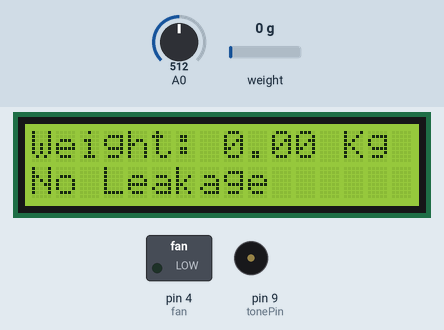
This sketch was run on a simulated Arduino Uno, built with avr-gcc and run on an emulated ATmega328P. On the bench: 16×2 character LCD, switched loads named in the sketch (green lamp = pin HIGH), buzzer (waves = sounding). Inputs (shaded band) come from the test bench; at power-on: A0 = 512, weight on the scale 0 g.

Above: at 4.1 s.
4.2 s: A0 set to 686
At 5.8 s:
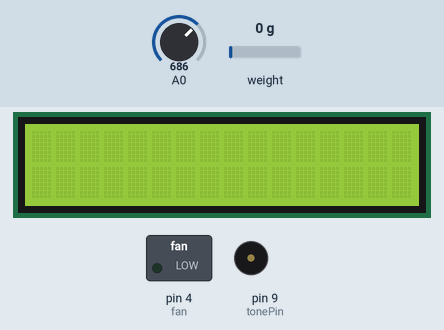
7.8 s: A0 set to 718
At 9.0 s:
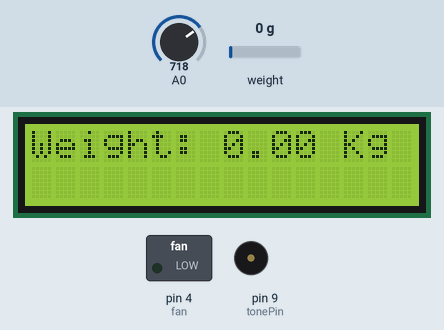
At 12.9 s:
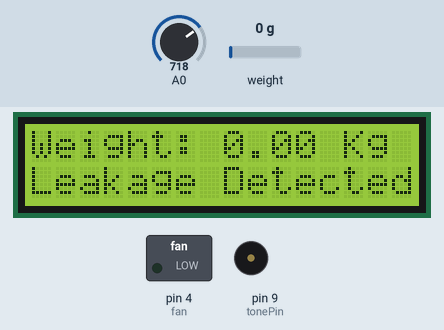
Timing chart, 0 to 20.8 s (numbered marks = the images above; inputs shaded):
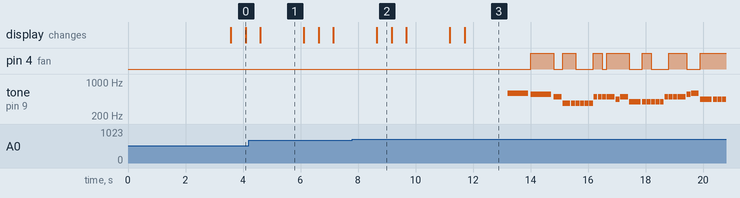

Measured:
- the behaviour switches between 700 and 701 on A0 (found by bisection; images 1 and 2)
- after the input at 7.8 s, pin 4 (fan): LOW → HIGH after 6.2 s, → LOW 0.80 s later, → HIGH 0.31 s later, → LOW 0.46 s later, … (13 changes in this stretch); tone on pin 9 (tonePin): plays 587 Hz for 0.71 s, 554 Hz for 0.71 s, 493 Hz for 0.27 s, 369 Hz for 0.27 s, 369 Hz for 0.13 s, 369 Hz for 0.13 s … (31 notes in this stretch), starting after 5.4 s
- what the display in image 1 shows lasts 1.5 s, from 4.6 s to 6.1 s
- what the display in image 2 shows lasts 0.5 s, from 8.7 s to 9.2 s

The sketch:

main_code.ino
```cpp
#include <Wire.h> // Library for I2C communication
#include <LiquidCrystal_I2C.h> // Library for LCD
#include <SoftwareSerial.h>
SoftwareSerial toESP(0, 1); //Rx, Tx


#include "HX711.h"
#define DOUT  3
#define CLK  2
HX711 scale(DOUT, CLK);

float weight;
float calibration_factor = 129640; // for me this value works just perfect 419640 129640
int tonePin = 9;
int fan=4;
// Wiring: SDA pin is connected to A4 and SCL pin to A5.
// Connect to LCD via I2C, default address 0x27 (A0-A2 not jumpered)
LiquidCrystal_I2C lcd = LiquidCrystal_I2C(0x27, 16, 2); // Change to (0x27,16,2) for 16x2 LCD.

void setup() {
    //MOTOR DECLARATION

  pinMode(fan,OUTPUT);
   // initialize  communication at 9600 bits per second:
   toESP.begin(9600);

  // Initiate the LCD:
  lcd.init();
  lcd.backlight();


  scale.set_scale();
  scale.tare(); //Reset the scale to 0
  long zero_factor = scale.read_average(); //Get a baseline reading

}

void loop() {

  scale.set_scale(calibration_factor); //Adjust to this calibration factor

  weight = scale.get_units(5);
  //Serial.print(scale.get_units(), 2);
 // Serial.print(" lbs"); //Change this to kg and re-adjust the calibration factor if you follow SI units like a sane person

 // read the input on analog pin 0:
  int sensorValue = analogRead(A0);
  delay(1000);

 // Print  on the first line of the LCD:
  lcd.setCursor(0, 0); // Set the cursor on the first column and first row.
  lcd.print("Weight: "); // Print the string "
 lcd.setCursor(8,0);
 lcd.print(String(abs(weight))+" Kg");
 delay(500);
 toESP.println(String(abs(weight)));

  if(Serial.available())
  {
    char temp = Serial.read();
    if(temp == '+' || temp == 'a')
      calibration_factor += 10;
    else if(temp == '-' || temp == 'z')
      calibration_factor -= 10;
  }


  if (sensorValue>700)
  {
    lcd.setCursor(0, 1); //Set the cursor on the third column and the second row (counting starts at 0!).
    lcd.print("Leakage Detected");
    delay(500);
     toESP.println("leak");
     delay(1000);
      Despacito();
  }
  else{
    lcd.setCursor(0, 1); //Set the cursor on the third column and the second row (counting starts at 0!).
  lcd.print("No Leakage");
  delay(500);
  }

lcd.clear();

}


void Despacito() {

  tone(tonePin, 587, 709.720327982);
  delay(788.578142202);
  digitalWrite(fan, HIGH);
  delay(10.3082110092);
  tone(tonePin, 554, 709.720327982);
  delay(788.578142202);
  digitalWrite(fan, LOW);
  delay(5.15410550459);
  tone(tonePin, 493, 273.683002294);
  delay(304.092224771);
  delay(5.15410550459);
  digitalWrite(fan, HIGH);
  tone(tonePin, 369, 273.683002294);
  delay(304.092224771);
  delay(5.15410550459);
  tone(tonePin, 369, 134.52215367);
  delay(149.469059633);
  digitalWrite(fan, LOW);
  delay(5.15410550459);
  tone(tonePin, 369, 134.52215367);
  delay(149.469059633);
  delay(5.15410550459);
  tone(tonePin, 369, 134.52215367);
  delay(149.469059633);
  delay(5.15410550459);
  tone(tonePin, 369, 134.52215367);
  delay(149.469059633);
  delay(5.15410550459);
  tone(tonePin, 369, 134.52215367);
  delay(149.469059633);
  digitalWrite(fan, HIGH);
  delay(5.15410550459);
  tone(tonePin, 493, 134.52215367);
  delay(149.469059633);
  delay(5.15410550459);
  tone(tonePin, 493, 134.52215367);
  delay(149.469059633);
  delay(5.15410550459);
  digitalWrite(fan, LOW);
  tone(tonePin, 493, 134.52215367);
  delay(149.469059633);
  delay(5.15410550459);
  digitalWrite(fan, HIGH);
  tone(tonePin, 493, 273.683002294);
  delay(304.092224771);
  delay(5.15410550459);
  tone(tonePin, 440, 134.52215367);
  delay(149.469059633);
  delay(5.15410550459);
  tone(tonePin, 493, 273.683002294);
  delay(304.092224771);
  delay(5.15410550459);
  digitalWrite(fan, LOW);
  tone(tonePin, 391, 412.843850917);
  delay(458.715389908);
  delay(5.15410550459);
  digitalWrite(fan, HIGH);
  tone(tonePin, 391, 134.52215367);
  delay(149.469059633);
  delay(5.15410550459);
  tone(tonePin, 391, 134.52215367);
  delay(149.469059633);
  delay(5.15410550459);
  digitalWrite(fan, LOW);
  tone(tonePin, 391, 134.52215367);
  delay(149.469059633);
  delay(5.15410550459);
  tone(tonePin, 391, 134.52215367);
  delay(149.469059633);
  delay(5.15410550459);
  tone(tonePin, 391, 134.52215367);
  delay(149.469059633);
  delay(5.15410550459);
  tone(tonePin, 493, 134.52215367);
  delay(149.469059633);
  delay(5.15410550459);
  digitalWrite(fan, HIGH);
  tone(tonePin, 493, 134.52215367);
  delay(149.469059633);
  delay(5.15410550459);
  tone(tonePin, 493, 134.52215367);
  delay(149.469059633);
  delay(5.15410550459);
  tone(tonePin, 493, 273.683002294);
  delay(304.092224771);
  delay(5.15410550459);
  digitalWrite(fan, LOW);
  tone(tonePin, 554, 134.52215367);
  delay(149.469059633);
  delay(5.15410550459);
  tone(tonePin, 587, 273.683002294);
  delay(304.092224771);
  delay(5.15410550459);
  digitalWrite(fan, HIGH);
  tone(tonePin, 440, 412.843850917);
  delay(458.715389908);
  delay(5.15410550459);
  tone(tonePin, 440, 134.52215367);
  delay(149.469059633);
  delay(5.15410550459);
  tone(tonePin, 440, 134.52215367);
  delay(149.469059633);
  delay(5.15410550459);
  tone(tonePin, 440, 134.52215367);
  delay(149.469059633);
  digitalWrite(fan, LOW);
  delay(5.15410550459);
  tone(tonePin, 440, 41.7482545872);
  delay(46.3869495413);
  delay(36.0787385321);
  tone(tonePin, 440, 37.109559633);
  delay(41.2328440367);
  digitalWrite(fan, HIGH);
  delay(30.9246330275);
  tone(tonePin, 440, 134.52215367);
  delay(149.469059633);
  delay(5.15410550459);
  tone(tonePin, 587, 134.52215367);
  delay(149.469059633);
  delay(5.15410550459);
  tone(tonePin, 587, 134.52215367);
  delay(149.469059633);
  delay(5.15410550459);
  digitalWrite(fan, LOW);
  tone(tonePin, 587, 46.3869495413);
  delay(51.5410550459);
  delay(30.9246330275);
  tone(tonePin, 587, 46.3869495413);
  delay(51.5410550459);
  delay(20.6164220183);
  tone(tonePin, 587, 273.683002294);
  delay(304.092224771);
  digitalWrite(fan, HIGH);
  delay(5.15410550459);
  tone(tonePin, 659, 134.52215367);
  delay(149.469059633);
  delay(5.15410550459);

  tone(tonePin, 554, 691.165548165);
  delay(767.961720183);
  delay(314.40043578);
  tone(tonePin, 587, 552.004699541);
  delay(613.338555046);
  delay(5.15410550459);
  tone(tonePin, 554, 552.004699541);
  delay(613.338555046);
  delay(5.15410550459);
  digitalWrite(fan, HIGH);
  tone(tonePin, 493, 273.683002294);
  delay(304.092224771);
  delay(5.15410550459);
  tone(tonePin, 369, 273.683002294);
  delay(304.092224771);
  delay(5.15410550459);
  tone(tonePin, 369, 134.52215367);
  delay(149.469059633);
  delay(5.15410550459);
  tone(tonePin, 369, 134.52215367);
  delay(149.469059633);
  digitalWrite(fan, LOW);
  digitalWrite(fan, LOW);
  digitalWrite(fan, LOW);
  digitalWrite(fan, LOW);
  digitalWrite(fan, LOW);
  digitalWrite(fan, LOW);

}
```
